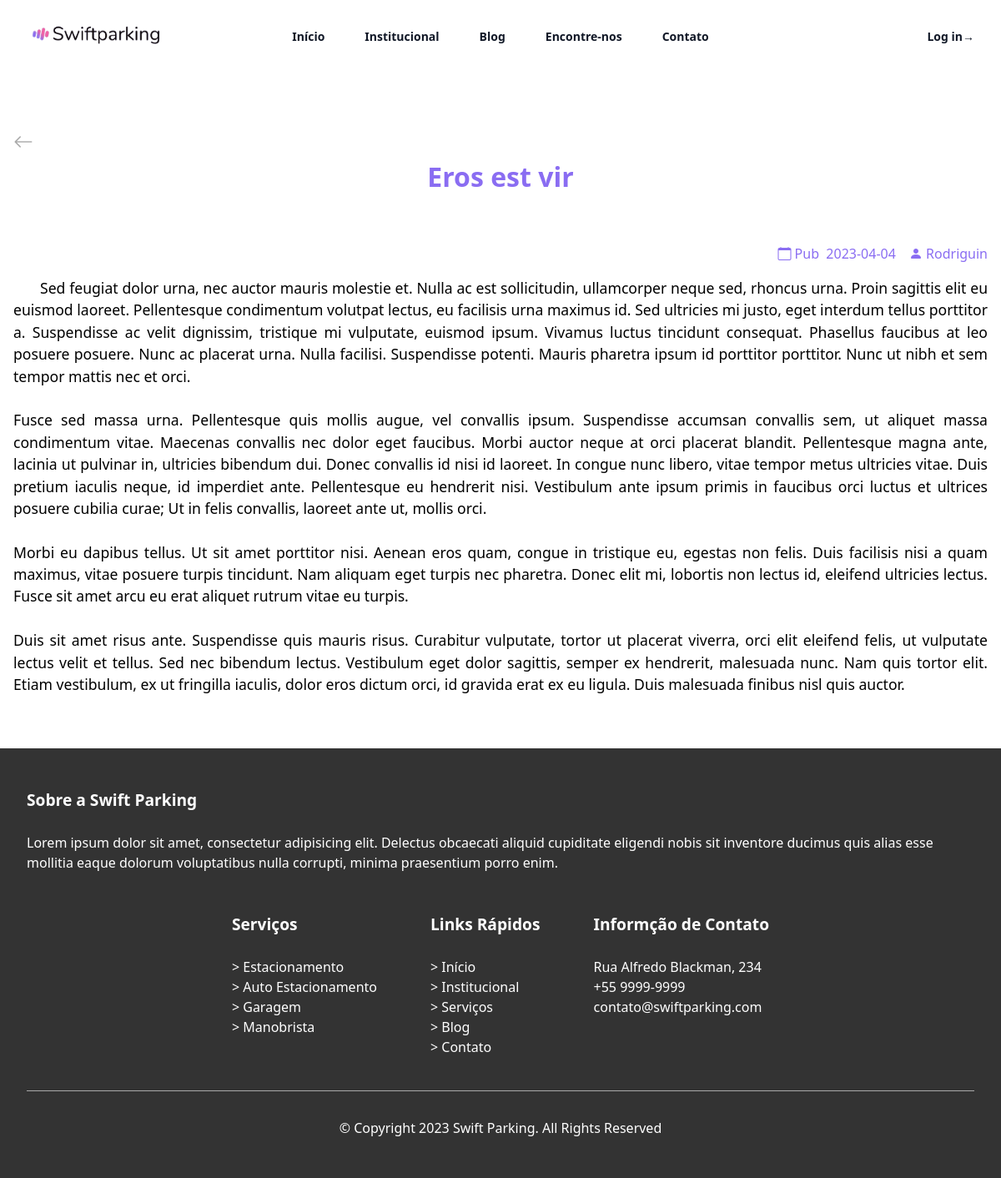
The page /pages/noticia.php?id_noticia=18 on the database its author committed.
### tables this page shows
CREATE TABLE `noticias` (
  `ID_NOTICIA` int(11) NOT NULL,
  `LINK_IMG` varchar(300) NOT NULL,
  `TITULO` varchar(80) NOT NULL,
  `RESUMO` varchar(300) NOT NULL,
  `NOTICIA` text NOT NULL,
  `AUTOR` varchar(50) NOT NULL,
  `DATA_PUB` date NOT NULL,
  `DATA_EDIT` date DEFAULT NULL
);

### pages/noticia.php (the view, shortened to what this page needs)
<?php
    require_once "..\ops\db.php";
    if (isset($_GET['id_noticia'])) {
        $id_noticia = $_GET['id_noticia'];
    }
    $query_noticia = "SELECT * FROM NOTICIAS WHERE ID_NOTICIA = $id_noticia";
    $result = mysqli_query($conn, $query_noticia);
    $noticia = mysqli_fetch_assoc($result);
?>
<!DOCTYPE html>
<html lang="pt-BR">
<head>
    <script src="https://cdn.tailwindcss.com"></script>
    <link rel="stylesheet" href="https://cdn.jsdelivr.net/npm/bootstrap-icons@1.10.3/font/bootstrap-icons.css">
    <link rel="stylesheet" href="../assets/css/noticia/style.css">
    <link rel="stylesheet" href="../assets/css/noticia/media.css">
</head>
<body>
    <?php
    include_once "..\assets\components\header.php";
    ?>
    <main>
        <?php
        echo '<section class="news-container">
        <div class="back-to-page">
            <a href="#" onclick="voltar()"><i class="bi bi-arrow-left"></i></a>
        </div>
        <div class="news">
            <div class="news-header">
                <h1>'. $noticia['TITULO'].'</h1>
            </div>
            <div class="news-image">
                <img src="'. $noticia['LINK_IMG'].'" alt="">
            </div>
            <!-- <div class="news-image-credits">
                <span class="image-credits">Foto de <a href="https://unsplash.com/fr/@michaelfousert?utm_source=unsplash&utm_medium=referral&utm_content=creditCopyText">Michael Fousert</a> na <a href="https://unsplash.com/pt-br/fotografias/CrU3lUW2jRk?utm_source=unsplash&utm_medium=referral&utm_content=creditCopyText">Unsplash</a>
                </span>
            </div> -->
            <div class="news-info">
                <div class="news-info-single">
                    <i class="bi bi-calendar"></i>
                    <span class="news-date">Pub &nbsp;'. $noticia['DATA_PUB'] .'</span>'.
                    (!empty($noticia['DATA_EDIT']) ?
                    '<i class="bi bi-calendar"></i>
                    <span class="news-date">Edit &nbsp;'. $noticia['DATA_EDIT'] .'</span>'
                    :
                    ''
                    )
                .'</div>
                <div class="news-info-single">
                    <i class="bi bi-person-fill"></i>
                    <span class="news-author">'. $noticia['AUTOR'] .'</span>
                </div>
            </div>
            <div class="news-content">
                <p>'. nl2br($noticia['NOTICIA']).'</p>
            </div>
        </div>
    </section>'
        ?>
    </main>
    <?php
    include_once '..\assets\components\footer.php';
    ?>
</body>
</html>

### assets/components/header.php (shortened to what this page needs)
<?php
echo '<header class="bg-white">
        <nav class="mx-auto flex max-w-7xl items-center justify-between p-6 lg:px-8" aria-label="Global">
            <div class="flex lg:flex-1">
                <a href="#" class="-m-1.5 p-1.5">
                    <img class="h-10 w-auto" src="../assets/img/icons/logo_swift_parking.png"
                        alt="">
                </a>
            </div>
            <div class="hidden lg:flex lg:gap-x-12">
                <a href="..\index.php" class="text-sm font-semibold leading-6 text-gray-900">Início</a>
                <a href=".\institucional.php" class="text-sm font-semibold leading-6 text-gray-900">Institucional</a>
                <a href=".\blog.php" class="text-sm font-semibold leading-6 text-gray-900">Blog</a>
                <a href=".\localizacao.php" class="text-sm font-semibold leading-6 text-gray-900">Encontre-nos</a>
                <a href=".\contato.php" class="text-sm font-semibold leading-6 text-gray-900">Contato</a>
            </div>
            <div class="hidden lg:flex lg:flex-1 lg:justify-end">'.
                ((@$_SESSION['admin'] == 1 || @$_SESSION['admin'] == 0) & isset($_SESSION['admin']) ?
                '<a href="..\admin_pages\main.php" class="text-sm font-semibold leading-6 text-gray-900">Admin<span aria-hidden="true">&rarr;</span></a>'
                :
                '<a href="..\admin_pages\login.php" class="text-sm font-semibold leading-6 text-gray-900">Log in<span aria-hidden="true">&rarr;</span></a>'
                )
            .'</div>
        </nav>
                        <div class="py-6">'.
                            ((@$_SESSION['admin'] == 1 || @$_SESSION['admin'] == 0) & isset($_SESSION['admin'])  ?
                            '<a href="..\admin_pages\login.php" class="-mx-3 block rounded-lg py-2.5 px-3 text-base font-semibold leading-7 text-gray-900 hover:bg-gray-50">Admin</a>'
                            :
                            '<a href="..\admin_pages\login.php" class="-mx-3 block rounded-lg py-2.5 px-3 text-base font-semibold leading-7 text-gray-900 hover:bg-gray-50">Login</a>'
                            )
                        .'</div>
    </header>'
?>

### assets/components/footer.php
<?php
echo '<footer id="footer-fluid">
        <div class="footer-content">
            <div class="about-parking">
                <h3 class="title">Sobre a Swift Parking</h3>
                <p>Lorem ipsum dolor sit amet, consectetur adipisicing elit. Delectus obcaecati aliquid cupiditate
                    eligendi nobis sit inventore ducimus quis alias esse mollitia eaque dolorum voluptatibus nulla
                    corrupti, minima praesentium porro enim.</p>
            </div>
            <div class="content-details">
                <div class="service">
                    <h3 class="title">Serviços</h3>
                    <ul class="list-content">
                        <li class="list-item"><a href="#">Estacionamento</a></li>
                        <li class="list-item"><a href="#">Auto Estacionamento</a></li>
                        <li class="list-item"><a href="#">Garagem</a></li>
                        <li class="list-item"><a href="#">Manobrista</a></li>
                    </ul>
                </div>
                <div class="quick-links">
                    <h3 class="title">Links Rápidos</h3>
                    <ul class="list-content">
                        <li class="list-item"><a href="#">Início</a></li>
                        <li class="list-item"><a href="#">Institucional</a></li>
                        <li class="list-item"><a href="#">Serviços</a></li>
                        <li class="list-item"><a href="#">Blog</a></li>
                        <li class="list-item"><a href="#">Contato</a></li>
                    </ul>
                </div>
                <div class="contact-info">
                    <h3 class="title">Informção de Contato</h3>
                    <p class="info-street">Rua Alfredo Blackman, 234</p>
                    <span class="info-phone">+55 9999-9999</span>
                    <span class="info-email">contato@swiftparking.com</span>
                </div>
            </div>
            <div class="line-separator"></div>
            <div class="copyright">
                <p>&copy; Copyright 2023 Swift Parking. All Rights Reserved</p>
            </div>
        </div>
    </footer>
    <script src="../assets/js/mobileMenu.js"></script>'
?>

### assets/css/noticia/style.css (style rules this page uses)
* { margin: 0; padding: 0; box-sizing: border-box; font-family: 'Monteserrat', system-ui, sans-serif; }
html, body { width: 100%; height: 100vh; }
header, main { max-width: 1200px; margin: 0 auto; }
header { margin-bottom: 3rem; }
.news-container { padding: 1rem; }
.back-to-page a { font-size: 1.5rem; color: #aaa; }
.news-header { text-align: center; margin-bottom: 3rem; }
.news-header h1 { font-size: 2rem; font-weight: 600; color: #8A6DF2; margin-bottom: 0.5rem; }
.news-info { display: flex; flex-flow: row wrap; align-items: center; justify-content: flex-end; gap: 16px; color: #8A6DF2; margin-bottom: 1rem; }
.news-content { margin-bottom: 3rem; }
.news-content p { text-align: justify; font-size: 1.10rem; text-indent: 32px; margin-bottom: 1rem; }
#footer-fluid { background-color: #333; }
.footer-content { color: #fff; padding: 3rem 2rem; display: flex; flex-direction: column; }
.footer-content .about-parking { margin-bottom: 3rem; }
.about-parking .title { font-size: 1.2rem; font-weight: 600; margin-bottom: 1.5rem; }
.footer-content .content-details { display: flex; flex-direction: column; margin-bottom: 3rem; }
.content-details .title { font-size: 1.2rem; font-weight: 600; margin-bottom: 1.5rem; }
.list-content { margin-bottom: 2.5rem; }
.list-content .list-item { font-size: 1rem; font-weight: 400; }
.list-content .list-item::before { content: '>\00A0'; }
.footer-content .line-separator { width: 100%; height: 1px; background-color: #aaa; margin-bottom: 2rem; }
.footer-content .copyright { align-self: center; text-align: center; }

### assets/css/noticia/media.css (style rules this page uses)
@media screen and (min-width: 992px) { .footer-content .content-details { flex-direction: row; margin: 0 auto; gap: 64px; } }
@media screen and (min-width: 992px) { .footer-content .contact-info { display: flex; flex-direction: column; } }

### rows shown on the page
noticias: TITULO "Eros est vir", DATA_PUB "2023-04-04", AUTOR "Rodriguin", NOTICIA "Sed feugiat dolor urna, nec auctor mauris molestie et. Nulla ac est sollicitudin, ullamcorper neque sed, rhoncus urna. Proin sagittis elit eu euismod laoreet. Pellentesque condimentum volutpat lectus, eu facilisis urna maximus id. Sed ultricies mi justo, eget interdum tellus porttitor a. Suspendisse ac velit dignissim, tristique mi vulputate, euismod ipsum. Vivamus luctus tincidunt consequat. Phasellus faucibus at leo posuere posuere. Nunc ac placerat urna. Nulla facilisi. Suspendisse potenti. Mauris pharetra ipsum id porttitor porttitor. Nunc ut nibh et sem tempor mattis nec et orci. Fusce sed massa urna. Pellentesque quis mollis augue, vel convallis ipsum. Suspendisse accumsan convallis…"
